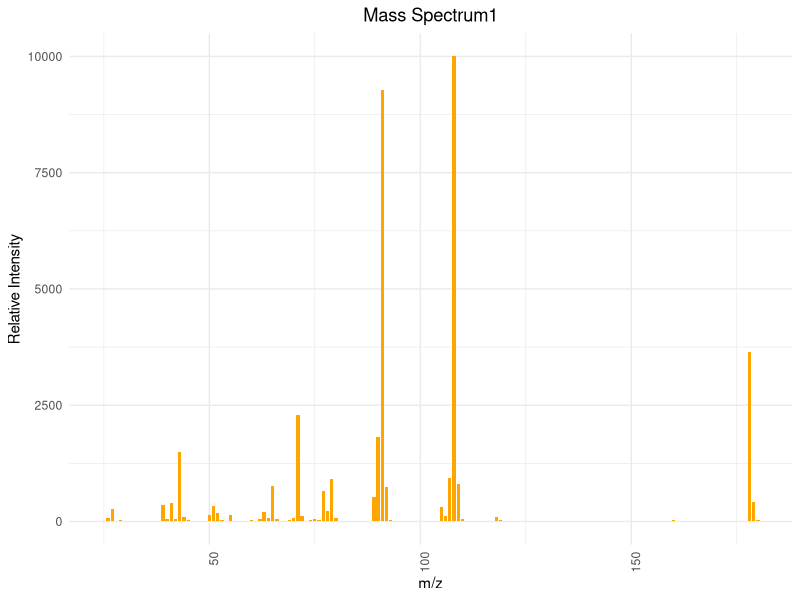
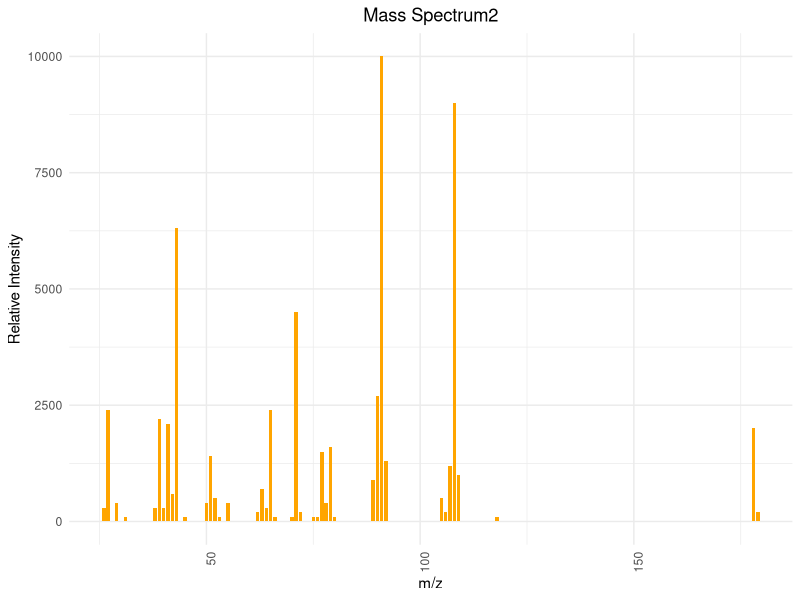
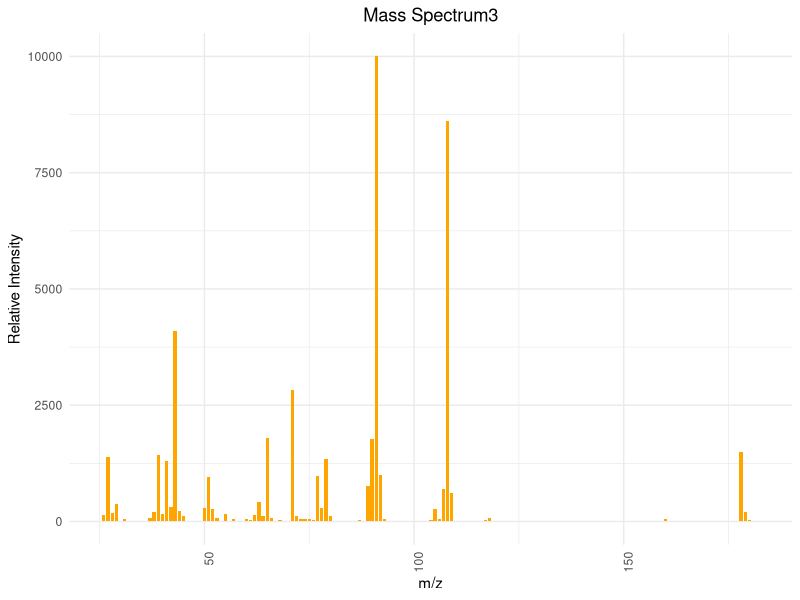
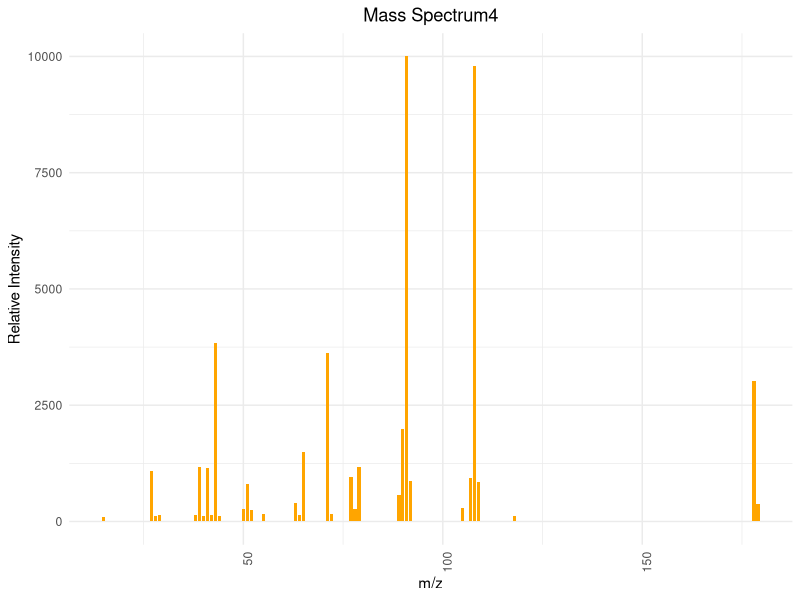
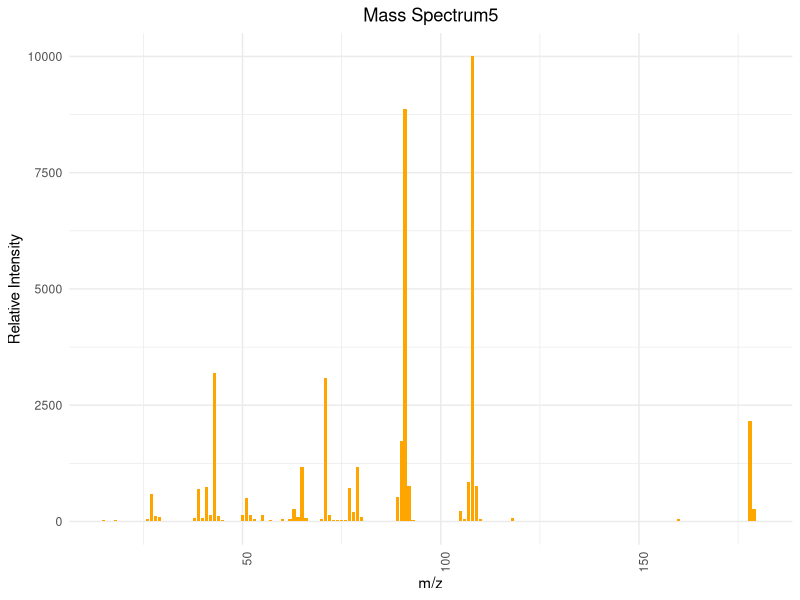

Source code (R) for these figures, in order:
## ---- chunk 1
# 安装并加载所需的包
library(ggplot2)

# 图1
mz1 <- c(25, 26, 27, 28, 29, 39, 40, 41, 42, 43, 44, 45, 49, 50, 51, 52, 53, 55, 57, 60, 62, 63, 64, 65, 66, 69, 70, 71, 72, 73, 74, 75, 76, 77, 78, 79, 80, 82, 87, 89, 90, 91, 92, 93, 104, 105, 106, 107, 108, 109, 110, 117, 118, 119, 160, 178, 179, 180)
intensity1 <- c(10, 80, 260, 20, 40, 360, 50, 390, 60, 1490, 100, 30, 20, 140, 340, 180, 40, 130, 20, 30, 50, 200, 70, 770, 50, 30, 80, 2290, 110, 20, 40, 50, 40, 660, 230, 910, 80, 10, 20, 530, 1820, 9270, 750, 40, 20, 320, 110, 940, 9999, 800, 50, 20, 90, 30, 40, 3640, 410, 40)

data1 <- data.frame(mz1, intensity1)


ggplot(data1, aes(x=mz1, y=intensity1)) +
  geom_bar(stat="identity", fill="orange", width=0.8) + 
  theme_minimal() + 
  labs(title="Mass Spectrum1",
       x="m/z",
       y="Relative Intensity") + 
  theme(axis.text.x = element_text(angle = 90, hjust = 1), plot.title = element_text(hjust = 0.5))  

# 图2
mz2 <- c(26, 27, 29, 31, 38, 39, 40, 41, 42, 43, 45, 50, 51, 52, 53, 55, 62, 63, 64, 65, 66, 70, 71, 72, 75, 76, 77, 78, 79, 80, 89, 90, 91, 92, 105, 106, 107, 108, 109, 118, 178, 179)
intensity2 <- c(300, 2400, 400, 100, 300, 2200, 300, 2100, 600, 6300, 100, 400, 1400, 500, 100, 400, 200, 700, 300, 2400, 100, 100, 4500, 200, 100, 100, 1500, 400, 1600, 100, 900, 2700, 9999, 1300, 500, 200, 1200, 9000, 1000, 100, 2000, 200)

data2 <- data.frame(mz2, intensity2)

ggplot(data2, aes(x=mz2, y=intensity2)) +
  geom_bar(stat="identity", fill="orange", width=0.8) + 
  theme_minimal() + 
  labs(title="Mass Spectrum2",
       x="m/z",
       y="Relative Intensity") + 
  theme(axis.text.x = element_text(angle = 90, hjust = 1), plot.title = element_text(hjust = 0.5))  

# 图3
mz3 <- c(26, 27, 28, 29, 30, 31, 34, 35, 37, 38, 39, 40, 41, 42, 43, 44, 45, 46, 47, 49, 50, 51, 52, 53, 54, 55, 56, 57, 59, 60, 61, 62, 63, 64, 65, 66, 67, 68, 69, 71, 72, 73, 74, 75, 76, 77, 78, 79, 80, 81, 84, 85, 86, 87, 89, 90, 91, 92, 93, 94, 95, 96, 97, 103, 104, 105, 106, 107, 108, 109, 110, 111, 112, 114, 117, 118, 119, 122, 127, 129, 132, 133, 140, 142, 146, 151, 156, 160, 161, 168, 169, 171, 178, 179, 180, 181, 182)
intensity3 <- c(140, 1380, 190, 370, 10, 50, 20, 10, 70, 210, 1440, 170, 1300, 310, 4090, 220, 120, 20, 5, 10, 300, 960, 270, 70, 20, 160, 10, 50, 10, 50, 30, 150, 420, 120, 1800, 80, 10, 30, 5, 2820, 120, 60, 50, 50, 40, 970, 300, 1350, 110, 10, 10, 20, 10, 30, 770, 1780, 9999, 1010, 50, 5, 10, 10, 5, 20, 30, 270, 50, 700, 8620, 620, 20, 10, 10, 5, 30, 70, 10, 5, 10, 10, 10, 5, 10, 10, 5, 10, 5, 50, 10, 10, 10, 10, 1490, 200, 30, 5, 5)

data3 <- data.frame(mz3, intensity3)

ggplot(data3, aes(x=mz3, y=intensity3)) +
  geom_bar(stat="identity", fill="orange", width=0.8) + 
  theme_minimal() + 
  labs(title="Mass Spectrum3",
       x="m/z",
       y="Relative Intensity") + 
  theme(axis.text.x = element_text(angle = 90, hjust = 1), plot.title = element_text(hjust = 0.5)) 

# 图4
mz4 <- c(15, 27, 28, 29, 38, 39, 40, 41, 42, 43, 44, 50, 51, 52, 55, 63, 64, 65, 71, 72, 77, 78, 79, 89, 90, 91, 92, 105, 107, 108, 109, 118, 178, 179)
intensity4 <- c(100, 1090, 120, 130, 130, 1180, 110, 1140, 130, 3840, 120, 260, 810, 240, 170, 400, 130, 1500, 3620, 170, 960, 260, 1180, 580, 1980, 9999, 860, 300, 940, 9800, 840, 110, 3030, 380)

data4 <- data.frame(mz4, intensity4)

ggplot(data4, aes(x=mz4, y=intensity4)) +
  geom_bar(stat="identity", fill="orange", width=0.8) + 
  theme_minimal() + 
  labs(title="Mass Spectrum4",
       x="m/z",
       y="Relative Intensity") + 
  theme(axis.text.x = element_text(angle = 90, hjust = 1), plot.title = element_text(hjust = 0.5)) 

# 图5
mz5 <- c(15, 17, 18, 26, 27, 28, 29, 31, 37, 38, 39, 40, 41, 42, 43, 44, 45, 50, 51, 52, 53, 55, 56, 57, 60, 61, 62, 63, 64, 65, 66, 69, 70, 71, 72, 73, 74, 75, 76, 77, 78, 79, 80, 86, 87, 88, 89, 90, 91, 92, 93, 104, 105, 106, 107, 108, 109, 110, 117, 118, 119, 132, 160, 178, 179, 180)
intensity5 <- c(40, 10, 30, 50, 600, 110, 90, 20, 20, 70, 700, 70, 740, 150, 3200, 110, 40, 150, 500, 150, 50, 130, 10, 30, 50, 10, 60, 270, 90, 1180, 70, 20, 50, 3090, 130, 30, 30, 40, 30, 710, 200, 1170, 100, 10, 10, 10, 530, 1730, 8860, 770, 30, 20, 230, 60, 850, 9999, 770, 50, 10, 80, 20, 10, 60, 2160, 260, 20)

data5 <- data.frame(mz5, intensity5)

ggplot(data5, aes(x=mz5, y=intensity5)) +
  geom_bar(stat="identity", fill="orange", width=0.8) + 
  theme_minimal() + 
  labs(title="Mass Spectrum5",
       x="m/z",
       y="Relative Intensity") + 
  theme(axis.text.x = element_text(angle = 90, hjust = 1), plot.title = element_text(hjust = 0.5)) 
